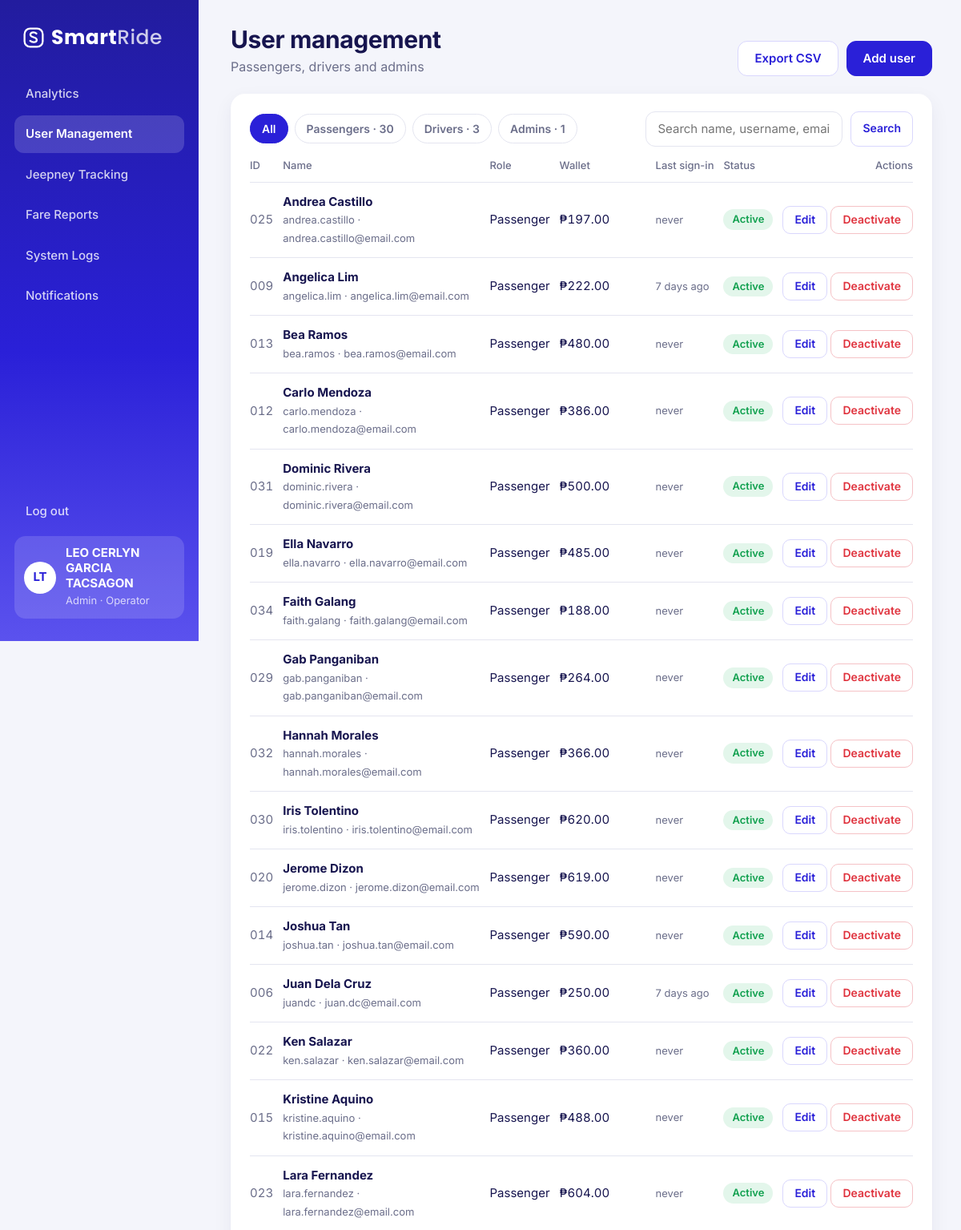
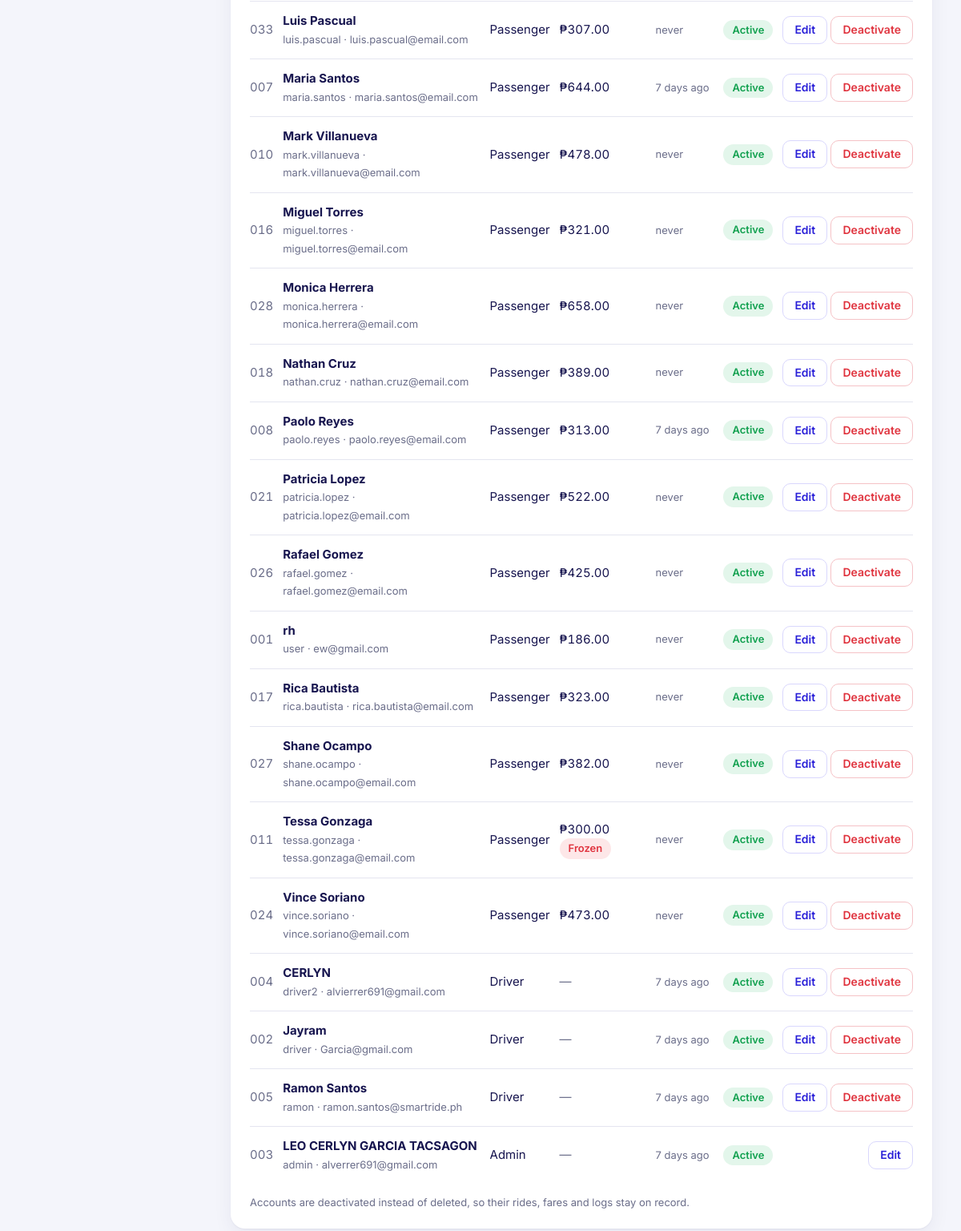
The app's page /controllers/admin_users.php (signed in) with its own data (2 pictures, top to bottom).
### tables this page shows
CREATE TABLE users (
  user_id        INT UNSIGNED NOT NULL AUTO_INCREMENT,
  role_id        TINYINT UNSIGNED NOT NULL,
  full_name      VARCHAR(100) NOT NULL,
  email          VARCHAR(100) NOT NULL,
  phone          VARCHAR(20) NOT NULL,
  username       VARCHAR(50) NOT NULL,
  password_hash  VARCHAR(255) NOT NULL,
  status         ENUM('active','inactive') NOT NULL DEFAULT 'active',
  sms_alerts     TINYINT(1) NOT NULL DEFAULT 0,    
  email_alerts   TINYINT(1) NOT NULL DEFAULT 0,    
  created_at     DATETIME NOT NULL,
  PRIMARY KEY (user_id),
  UNIQUE KEY uq_username (username),
  KEY fk_users_role (role_id),
  CONSTRAINT fk_users_role FOREIGN KEY (role_id) REFERENCES roles (role_id)
);

CREATE TABLE roles (
  role_id    TINYINT UNSIGNED NOT NULL AUTO_INCREMENT,
  role_name  VARCHAR(20) NOT NULL,
  PRIMARY KEY (role_id),
  UNIQUE KEY uq_role_name (role_name)
);

### controllers/admin_users.php (called while the page is built, shortened)
<?php
require_once '../config/db_connect.php';
require_once '../includes/functions.php';
require_once '../models/user_model.php';
$role = input('role');
if (!in_array($role, ['passenger', 'driver', 'admin'], true)) {
    $role = '';
}
$q = mb_substr(input('q'), 0, 60);
$users = get_user_list($conn, $role, $q);
$counts = count_users_by_role($conn);
include '../views/admin/users.php';

### models/user_model.php (called while the page is built, shortened)
<?php
function get_user_list($conn, $role = '', $search = '')
{
    $sql = "SELECT u.user_id, u.full_name, u.username, u.email, u.phone, u.status, u.created_at, r.role_name,
                   w.balance, w.status AS wallet_status,
                   (SELECT MAX(login_at) FROM login_sessions ls WHERE ls.user_id = u.user_id) AS last_login
            FROM users u
            JOIN roles r ON r.role_id = u.role_id
            LEFT JOIN wallets w ON w.user_id = u.user_id
            WHERE 1 = 1";
    $types = "";
    $sql .= " ORDER BY r.role_id, u.full_name";
    $stmt = $conn->prepare($sql);
    $stmt->execute();
    return $stmt->get_result()->fetch_all(MYSQLI_ASSOC);
}
function count_users_by_role($conn)
{
    $stmt = $conn->prepare("SELECT r.role_name, COUNT(u.user_id) AS n FROM roles r
                            LEFT JOIN users u ON u.role_id = r.role_id AND u.status = 'active'
                            GROUP BY r.role_name");
    $stmt->execute();
    $counts = [];
    foreach ($stmt->get_result()->fetch_all(MYSQLI_ASSOC) as $row) {
        $counts[$row['role_name']] = (int) $row['n'];
    }
    return $counts;
}

### views/admin/users.php (the view, shortened to what this page needs)
<?php include '../views/partials/dashboard_top.php'; ?>
<?php page_head('User management', 'Passengers, drivers and admins',
    '<a class="btn ghost" href="admin_users_export.php">' . icon('download') . 'Export CSV</a><a class="btn" href="admin_user_form.php">' . icon('plus') . 'Add user</a>'); ?>
<div class="card">
    <div class="head">
        <div class="filters">
            <?php foreach (['' => 'All', 'passenger' => 'Passengers', 'driver' => 'Drivers', 'admin' => 'Admins'] as $key => $label): ?>
                <a class="<?= $role === $key ? 'on' : '' ?>" href="admin_users.php<?= $key ? '?role=' . $key : '' ?>"><?= e($label) ?><?= $key ? ' · ' . (int) ($counts[$key] ?? 0) : '' ?></a>
            <?php endforeach; ?>
        </div>
        <form class="searchbar" method="get" action="admin_users.php">
            <label class="sr-only" for="q">Search</label><input class="input" id="q" name="q" maxlength="60" placeholder="Search name, username, email" value="<?= e($q) ?>">
            <button class="btn ghost sm" type="submit">Search</button>
        </form>
    </div>
    <?php if (!$users): ?>
        <p class="empty">No accounts match.</p>
    <?php else: ?>
    <div class="table-scroll"><table class="data">
        <thead><tr><th>ID</th><th>Name</th><th>Role</th><th>Wallet</th><th>Last sign-in</th><th>Status</th><th class="r">Actions</th></tr></thead>
        <tbody>
        <?php foreach ($users as $u): ?>
            <tr>
                <td class="num muted"><?= str_pad((string) $u['user_id'], 3, '0', STR_PAD_LEFT) ?></td>
                <td><b><?= e($u['full_name']) ?></b><br><span class="muted small"><?= e($u['username']) ?> · <?= e($u['email']) ?></span></td>
                <td><?= e(ucfirst($u['role_name'])) ?></td>
                <td class="num">
                    <?php if ($u['balance'] !== null): ?>
                        <?= peso($u['balance']) ?><?= $u['wallet_status'] === 'frozen' ? ' ' . pill('frozen') : '' ?>
                    <?php else: ?>
                        <span class="muted">—</span>
                    <?php endif; ?>
                </td>
                <td class="small muted"><?= e(time_ago($u['last_login'])) ?></td>
                <td><?= pill($u['status']) ?></td>
                <td class="r" style="white-space:nowrap">
                    <a class="btn sm ghost" href="admin_user_form.php?id=<?= (int) $u['user_id'] ?>"><?= icon('edit') ?>Edit</a>
                    <?php if ((int) $u['user_id'] !== (int) $_SESSION['user_id']): ?>
                        <form class="inline-form" method="post" action="admin_users.php"
                              <?= $u['status'] === 'active' ? 'data-confirm="Deactivate ' . e($u['full_name']) . '? They won&#039;t be able to sign in."' : '' ?>>
                            <button class="btn sm <?= $u['status'] === 'active' ? 'danger' : 'ghost' ?>" type="submit"><?= $u['status'] === 'active' ? 'Deactivate' : 'Reactivate' ?></button>
                        </form>
                    <?php endif; ?>
                </td>
            </tr>
        <?php endforeach; ?>
        </tbody>
    </table></div>
    <?php endif; ?>
    <p class="hint" style="margin-top:14px">Accounts are deactivated instead of deleted, so their rides, fares and logs stay on record.</p>
</div>
<?php include '../views/partials/dashboard_bottom.php'; ?>

### includes/functions.php (shortened to what this page needs)
<?php
function e($value)
{
    return htmlspecialchars((string) ($value ?? ''), ENT_QUOTES, 'UTF-8');
}
function peso($amount, $decimals = 2)
{
    return '₱' . number_format((float) $amount, $decimals);
}
function logo($white = false)
{
    return '<span class="logo' . ($white ? ' white' : '') . '">'
        . '<svg viewBox="0 0 32 32" fill="none" stroke="currentColor" stroke-width="2.6" stroke-linecap="round" stroke-linejoin="round" aria-hidden="true">'
        . '<rect x="3" y="3" width="26" height="26" rx="8"/><path d="M11 20.5c1.4 1.3 3 1.9 5 1.9 2.7 0 4.5-1.4 4.5-3.4 0-4.6-9.2-2.6-9.2-7.3 0-1.9 1.8-3.2 4.3-3.2 1.8 0 3.3.6 4.4 1.7"/></svg>'
        . '<span>Smart<span class="logo-ride">Ride</span></span></span>';
}
function time_ago($datetime)
{
    if (!$datetime) {
        return 'never';
    }
    $diff = time() - strtotime($datetime);
    return floor($diff / 86400) . ' days ago';
}
function pill($status)
{
    $labels = [
        'paid'            => ['green', 'Paid'],
        'blocked_full'    => ['amber', 'Blocked · full'],
        'blocked_balance' => ['red', 'Blocked · low balance'],
        'blocked_frozen'  => ['red', 'Blocked · QR frozen'],
        'active'          => ['green', 'Active'],
        'breakdown'       => ['red', 'Breakdown'],
        'offline'         => ['gray', 'Offline'],
        'inactive'        => ['gray', 'Deactivated'],
        'frozen'          => ['red', 'Frozen'],
        'on_trip'         => ['green', 'On a trip'],
        'parked'          => ['brand', 'Parked'],
        'reload'          => ['brand', 'Reload'],
    ];
    $tone = 'gray';
    $label = ucfirst($status);
    if (isset($labels[$status])) {
        $tone = $labels[$status][0];
        $label = $labels[$status][1];
    }
    return '<span class="pill pill-' . $tone . '">' . e($label) . '</span>';
}
function page_head($heading, $sub = '', $tools = '')
{
    echo '<div class="page-head">';
    echo '<div style="display:flex;gap:14px;align-items:center;min-width:0">';
    echo '<div style="min-width:0"><h1>' . e($heading) . '</h1>';
    if ($sub !== '') {
        echo '<p>' . e($sub) . '</p>';
    }
    echo '</div></div>';
    if ($tools !== '') {
        echo '<div class="tools">' . $tools . '</div>';
    }
    echo '</div>';
}
function input($key, $default = '')
{
    $value = $_POST[$key] ?? $_GET[$key] ?? $default;
    return is_string($value) ? trim($value) : $default;
}

### assets/css/app.css (style rules this page uses)
:root { --brand: #2A20D8; --brand-deep: #221C9E; --brand-soft: #5B52EE; --ink: #17154F; --navy: #1E1B6E; --muted: #6B6E8A; --bg: #F4F5FB; --surface: #FFFFFF; --lav: #ECEBFE; --lav-2: #D9D7FD; --line: #E4E5F0; --green: #12A150; --green-bg: #E3F6EB; --red: #E0343F; --red-bg: #FDE7E8; --amber: #C77A00; --amber-bg: #FFF1D9; --gray: #9A9CB4; --gray-bg: #EEEFF5; --shadow: 0 1px 2px rgba(23, 21, 79, .05), 0 8px 24px rgba(23, 21, 79, .06); --radius: 18px; --grad: linear-gradient(180deg, #221C9E 0%, #2A20D8 55%, #5B52EE 100%); --font: "Inter", system-ui, -apple-system, "Segoe UI", Roboto, sans-serif; --font-logo: "Poppins", "Inter", system-ui, sans-serif; }
* { box-sizing: border-box; margin: 0; padding: 0; }
html { -webkit-text-size-adjust: 100%; }
body { font-family: var(--font); color: var(--ink); background: var(--bg); font-size: 15px; line-height: 1.5; }
a { color: inherit; text-decoration: none; }
button, input, select { font: inherit; color: inherit; }
.num { font-variant-numeric: tabular-nums; }
.muted { color: var(--muted); }
.small { font-size: 13px; }
.logo { display: inline-flex; align-items: center; gap: 8px; font-family: var(--font-logo); font-weight: 700; font-size: 28px; letter-spacing: .5px; color: var(--brand); }
.logo svg { width: 28px; height: 28px; }
.logo.white { color: #fff; }
.logo .logo-ride { font-weight: 500; opacity: .78; }
.btn { display: inline-flex; align-items: center; justify-content: center; gap: 8px; border: 1.5px solid var(--brand); background: var(--brand); color: #fff; border-radius: 12px; padding: 12px 20px; font-weight: 600; font-size: 15px; cursor: pointer; line-height: 1.2; white-space: nowrap; }
.btn.ghost { background: var(--surface); color: var(--brand); border-color: var(--lav-2); }
.btn.danger { background: var(--surface); color: var(--red); border-color: #F5C2C6; }
.btn.sm { padding: 8px 14px; font-size: 14px; border-radius: 10px; }
.pill { display: inline-flex; align-items: center; gap: 6px; font-size: 13px; font-weight: 600; padding: 5px 11px; border-radius: 999px; white-space: nowrap; line-height: 1.2; }
.pill-green { background: var(--green-bg); color: var(--green); }
.pill-red { background: var(--red-bg); color: var(--red); }
.input, select.input { width: 100%; background: var(--surface); border: 1.5px solid var(--line); border-radius: 12px; padding: 13px 15px; font-size: 15px; }
.hint { font-size: 13px; color: var(--muted); }
.sidebar .logo { padding: 0 10px 28px; font-size: 25px; }
.page-head { display: flex; justify-content: space-between; align-items: flex-end; gap: 16px; flex-wrap: wrap; }
.page-head h1 { font-size: 30px; letter-spacing: -.4px; line-height: 1.15; }
.page-head p { color: var(--muted); margin-top: 4px; font-size: 16px; }
.page-head .tools { display: flex; gap: 10px; align-items: center; flex-wrap: wrap; }
.card { background: var(--surface); border-radius: var(--radius); padding: 22px 24px; box-shadow: var(--shadow); min-width: 0; }
.card .head { display: flex; justify-content: space-between; align-items: center; gap: 12px; margin-bottom: 14px; flex-wrap: wrap; }
table.data { width: 100%; border-collapse: collapse; font-size: 15px; }
table.data th { text-align: left; color: var(--muted); font-weight: 500; font-size: 13px; padding: 0 12px 10px 0; border-bottom: 1px solid var(--line); white-space: nowrap; }
table.data td { padding: 13px 12px 13px 0; border-bottom: 1px solid var(--line); vertical-align: middle; }
table.data tr:last-child td { border-bottom: none; }
table.data .r { text-align: right; padding-right: 0; }
.table-scroll { overflow-x: auto; margin: 0 -4px; padding: 0 4px; }
.table-scroll table { min-width: 560px; }
.filters { display: flex; gap: 8px; flex-wrap: wrap; }
.filters a { border: 1.5px solid var(--line); background: var(--surface); border-radius: 999px; padding: 7px 14px; font-size: 14px; font-weight: 600; color: var(--muted); }
.filters a.on { background: var(--brand); border-color: var(--brand); color: #fff; }
.searchbar { display: flex; gap: 10px; }
.searchbar .input { padding: 10px 14px; }
.inline-form { display: inline-flex; gap: 8px; align-items: center; }

### records on screen
users: user_id "025", full_name "Andrea Castillo", username "andrea.castillo", email "andrea.castillo@email.com", role.role_name "Passenger", balance "₱197.00", last_login "never", status "Active", shows "Deactivate"
users: user_id "009", full_name "Angelica Lim", username "angelica.lim", email "angelica.lim@email.com", role.role_name "Passenger", balance "₱222.00", last_login "7 days ago", status "Active", shows "Deactivate"
users: user_id "013", full_name "Bea Ramos", username "bea.ramos", email "bea.ramos@email.com", role.role_name "Passenger", balance "₱480.00", last_login "never", status "Active", shows "Deactivate"
users: user_id "012", full_name "Carlo Mendoza", username "carlo.mendoza", email "carlo.mendoza@email.com", role.role_name "Passenger", balance "₱386.00", last_login "never", status "Active", shows "Deactivate"
users: user_id "031", full_name "Dominic Rivera", username "dominic.rivera", email "dominic.rivera@email.com", role.role_name "Passenger", balance "₱500.00", last_login "never", status "Active", shows "Deactivate"
users: user_id "019", full_name "Ella Navarro", username "ella.navarro", email "ella.navarro@email.com", role.role_name "Passenger", balance "₱485.00", last_login "never", status "Active", shows "Deactivate"
users: user_id "034", full_name "Faith Galang", username "faith.galang", email "faith.galang@email.com", role.role_name "Passenger", balance "₱188.00", last_login "never", status "Active", shows "Deactivate"
users: user_id "029", full_name "Gab Panganiban", username "gab.panganiban", email "gab.panganiban@email.com", role.role_name "Passenger", balance "₱264.00", last_login "never", status "Active", shows "Deactivate"
users: user_id "032", full_name "Hannah Morales", username "hannah.morales", email "hannah.morales@email.com", role.role_name "Passenger", balance "₱366.00", last_login "never", status "Active", shows "Deactivate"
users: user_id "030", full_name "Iris Tolentino", username "iris.tolentino", email "iris.tolentino@email.com", role.role_name "Passenger", balance "₱620.00", last_login "never", status "Active", shows "Deactivate"
users: user_id "020", full_name "Jerome Dizon", username "jerome.dizon", email "jerome.dizon@email.com", role.role_name "Passenger", balance "₱619.00", last_login "never", status "Active", shows "Deactivate"
users: user_id "014", full_name "Joshua Tan", username "joshua.tan", email "joshua.tan@email.com", role.role_name "Passenger", balance "₱590.00", last_login "never", status "Active", shows "Deactivate"
users: user_id "006", full_name "Juan Dela Cruz", username "juandc", email "juan.dc@email.com", role.role_name "Passenger", balance "₱250.00", last_login "7 days ago", status "Active", shows "Deactivate"
users: user_id "022", full_name "Ken Salazar", username "ken.salazar", email "ken.salazar@email.com", role.role_name "Passenger", balance "₱360.00", last_login "never", status "Active", shows "Deactivate"
users: user_id "015", full_name "Kristine Aquino", username "kristine.aquino", email "kristine.aquino@email.com", role.role_name "Passenger", balance "₱488.00", last_login "never", status "Active", shows "Deactivate"
users: user_id "023", full_name "Lara Fernandez", username "lara.fernandez", email "lara.fernandez@email.com", role.role_name "Passenger", balance "₱604.00", last_login "never", status "Active", shows "Deactivate"
users: user_id "033", full_name "Luis Pascual", username "luis.pascual", email "luis.pascual@email.com", role.role_name "Passenger", balance "₱307.00", last_login "never", status "Active", shows "Deactivate"
users: user_id "007", full_name "Maria Santos", username "maria.santos", email "maria.santos@email.com", role.role_name "Passenger", balance "₱644.00", last_login "7 days ago", status "Active", shows "Deactivate"
users: user_id "010", full_name "Mark Villanueva", username "mark.villanueva", email "mark.villanueva@email.com", role.role_name "Passenger", balance "₱478.00", last_login "never", status "Active", shows "Deactivate"
users: user_id "016", full_name "Miguel Torres", username "miguel.torres", email "miguel.torres@email.com", role.role_name "Passenger", balance "₱321.00", last_login "never", status "Active", shows "Deactivate"
users: user_id "028", full_name "Monica Herrera", username "monica.herrera", email "monica.herrera@email.com", role.role_name "Passenger", balance "₱658.00", last_login "never", status "Active", shows "Deactivate"
users: user_id "018", full_name "Nathan Cruz", username "nathan.cruz", email "nathan.cruz@email.com", role.role_name "Passenger", balance "₱389.00", last_login "never", status "Active", shows "Deactivate"
users: user_id "008", full_name "Paolo Reyes", username "paolo.reyes", email "paolo.reyes@email.com", role.role_name "Passenger", balance "₱313.00", last_login "7 days ago", status "Active", shows "Deactivate"
users: user_id "021", full_name "Patricia Lopez", username "patricia.lopez", email "patricia.lopez@email.com", role.role_name "Passenger", balance "₱522.00", last_login "never", status "Active", shows "Deactivate"
users: user_id "026", full_name "Rafael Gomez", username "rafael.gomez", email "rafael.gomez@email.com", role.role_name "Passenger", balance "₱425.00", last_login "never", status "Active", shows "Deactivate"
users: user_id "001", full_name "rh", username "user", email "ew@gmail.com", role.role_name "Passenger", balance "₱186.00", last_login "never", status "Active", shows "Deactivate"
users: user_id "017", full_name "Rica Bautista", username "rica.bautista", email "rica.bautista@email.com", role.role_name "Passenger", balance "₱323.00", last_login "never", status "Active", shows "Deactivate"
users: user_id "027", full_name "Shane Ocampo", username "shane.ocampo", email "shane.ocampo@email.com", role.role_name "Passenger", balance "₱382.00", last_login "never", status "Active", shows "Deactivate"
users: user_id "011", full_name "Tessa Gonzaga", username "tessa.gonzaga", email "tessa.gonzaga@email.com", role.role_name "Passenger", balance "₱300.00", label "Frozen Active", last_login "never", status "Deactivate"
users: user_id "024", full_name "Vince Soriano", username "vince.soriano", email "vince.soriano@email.com", role.role_name "Passenger", balance "₱473.00", last_login "never", status "Active", shows "Deactivate"
users: user_id "004", full_name "CERLYN", username "driver2", email "alvierrer691@gmail.com", role.role_name "Driver", last_login "7 days ago", status "Active", shows "Deactivate"
users: user_id "002", full_name "Jayram", username "driver", email "Garcia@gmail.com", role.role_name "Driver", last_login "7 days ago", status "Active", shows "Deactivate"
users: user_id "005", full_name "Ramon Santos", username "ramon", email "ramon.santos@smartride.ph", role.role_name "Driver", last_login "7 days ago", status "Active", shows "Deactivate"
users: user_id "003", full_name "LEO CERLYN GARCIA TACSAGON", username "admin", email "alverrer691@gmail.com", role.role_name "Admin", last_login "7 days ago", status "Active"

### other values on screen
$item[2] "Analytics"
$item[2] "User Management"
$item[2] "Jeepney Tracking"
$item[2] "Fare Reports"
$item[2] "System Logs"
$item[2] "Notifications"
initials($my_name) "LT"
$my_name "LEO CERLYN GARCIA TACSAGON"
$role_labels[$my_role] "Admin · Operator"
$heading "User management"
$sub "Passengers, drivers and admins"
$tools "Export CSV Add user"
$label "All"
$label "Passengers"
$counts[$key] "30"
